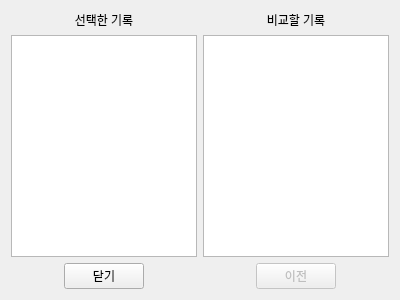
<?xml version="1.0" encoding="UTF-8"?>
<ui version="4.0">
 <class>Form</class>
 <widget class="QWidget" name="Form">
  <property name="geometry">
   <rect>
    <x>0</x>
    <y>0</y>
    <width>400</width>
    <height>300</height>
   </rect>
  </property>
  <property name="windowTitle">
   <string>Log 비교</string>
  </property>
  <layout class="QGridLayout" name="gridLayout">
   <item row="0" column="0">
    <layout class="QHBoxLayout" name="horizontalLayout">
     <item>
      <layout class="QVBoxLayout" name="verticalLayout">
       <item>
        <widget class="QLabel" name="label">
         <property name="text">
          <string>선택한 기록</string>
         </property>
         <property name="alignment">
          <set>Qt::AlignCenter</set>
         </property>
        </widget>
       </item>
       <item>
        <widget class="QListWidget" name="listWidget_select"/>
       </item>
       <item>
        <layout class="QFormLayout" name="formLayout_3">
         <property name="formAlignment">
          <set>Qt::AlignHCenter|Qt::AlignTop</set>
         </property>
         <item row="0" column="0">
          <widget class="QPushButton" name="pushButton_end">
           <property name="text">
            <string>닫기</string>
           </property>
          </widget>
         </item>
        </layout>
       </item>
      </layout>
     </item>
     <item>
      <layout class="QVBoxLayout" name="verticalLayout_2">
       <item>
        <widget class="QLabel" name="label_2">
         <property name="text">
          <string>비교할 기록</string>
         </property>
         <property name="alignment">
          <set>Qt::AlignCenter</set>
         </property>
        </widget>
       </item>
       <item>
        <widget class="QListWidget" name="listWidget_compare"/>
       </item>
       <item>
        <layout class="QFormLayout" name="formLayout_5">
         <property name="formAlignment">
          <set>Qt::AlignHCenter|Qt::AlignTop</set>
         </property>
         <item row="0" column="0">
          <widget class="QPushButton" name="pushButton_back">
           <property name="enabled">
            <bool>false</bool>
           </property>
           <property name="text">
            <string>이전</string>
           </property>
          </widget>
         </item>
        </layout>
       </item>
      </layout>
     </item>
    </layout>
   </item>
  </layout>
 </widget>
 <resources/>
 <connections/>
</ui>
